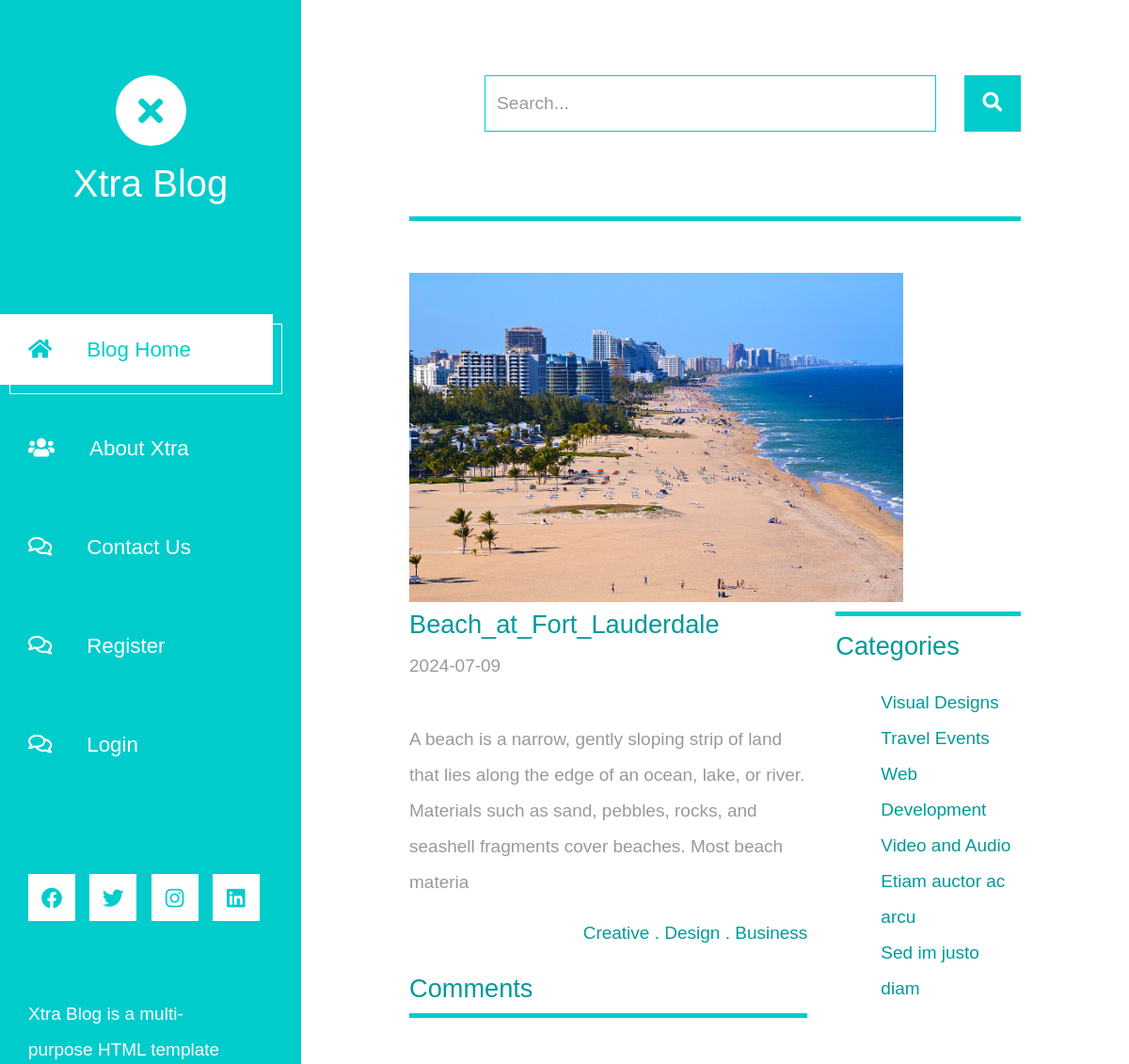
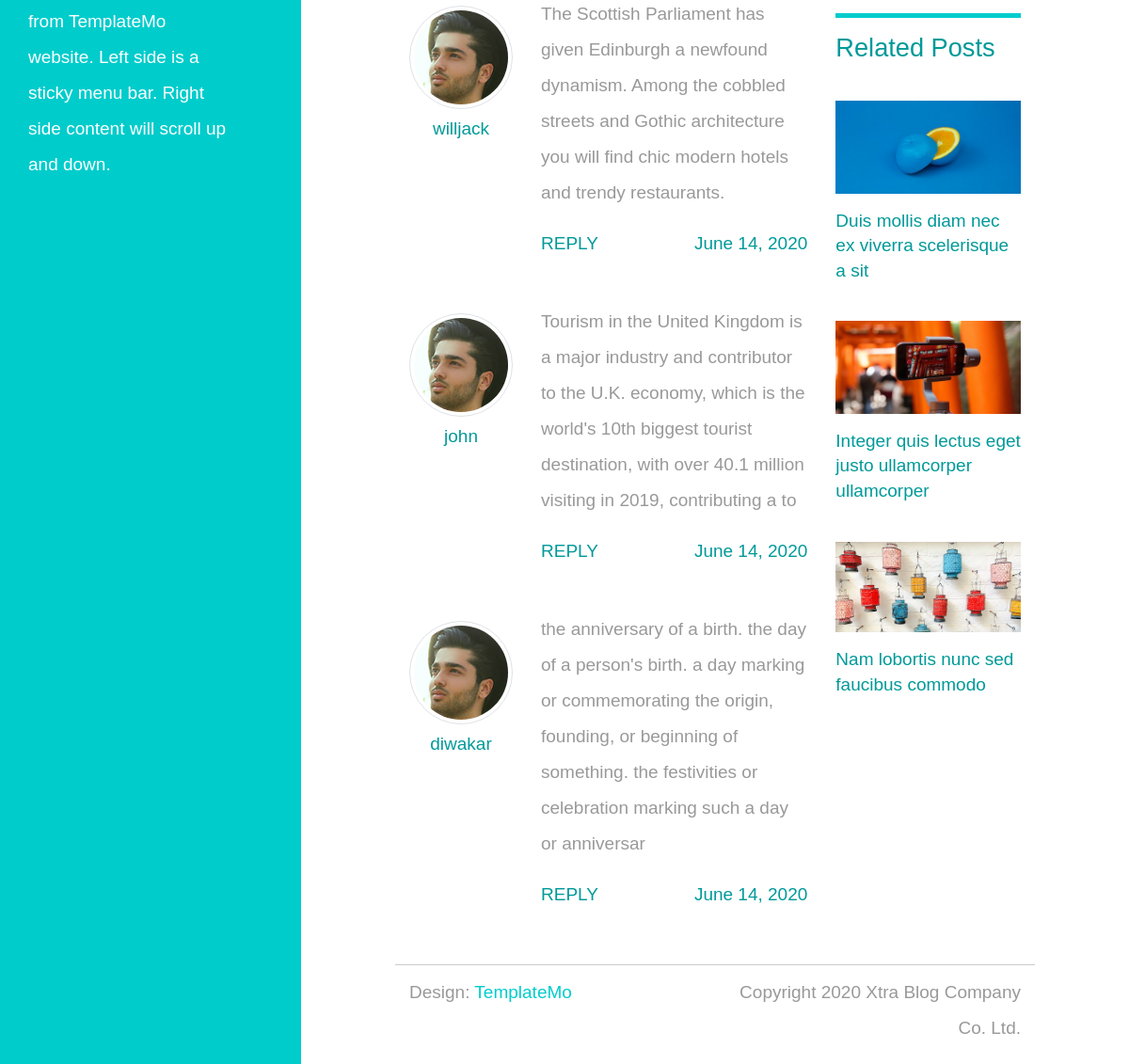
The page /post/18 on the database its author committed (2 pictures, top to bottom).
### lifestyle/models.py (models this page shows, shortened)
class Apply(models.Model):
    app_name=models.TextField(max_length=200)
    app_contant=models.TextField(max_length=200)
    app_image=models.ImageField(upload_to='images/', blank=True)
    app_date=models.TextField(max_length=200)

class Comment(models.Model):
    co_name=models.TextField(max_length=200)
    co_email=models.CharField(max_length=200)
    co_message=models.TextField(max_length=200)

### lifestyle/views.py (the view)
# urls.py: path("post/<int:id>",views.post,name="post"),
def post(request, id):
    app=Apply.objects.get(id=id)
    comm=Comment.objects.all()
    co=CommentForm()
    data ={
        "app":app,
        "co":co,
        "comm":comm,
    }
    if request.method=="POST":
        comment=CommentForm(request.POST,)
        if comment.is_valid():
            comment.save()
    return render(request,"post.html",data)

### lifestyle/forms.py
class CommentForm(forms.ModelForm):
    class Meta:
        model=Comment
        fields =['co_name','co_email','co_message']
        widgets ={
            'co_name':TextInput(attrs={
                "class":"form-control",
                "name":"name",
                "type":"text",
            }),
            'co_email':TextInput(attrs={
                "class":"form-control",
                "name":"email",
                "type":"text",
            }),
            'co_message':Textarea(attrs={
                 "class":"form-control",
                 "name":"message",
                 "rows":"6",
            }),
        }

### lifestyle/templates/post.html (shortened to what this page needs)
{% extends 'theme.html' %}
{% load static %}
{% block content %}
    <div class="container-fluid">
        <main class="tm-main">
            <div class="row tm-row">
                <div class="col-12">
                    <form method="GET" class="form-inline tm-mb-80 tm-search-form">
                        <input class="form-control tm-search-input" name="query" type="text" placeholder="Search..." aria-label="Search">
                        <button class="tm-search-button" type="submit">
                            <i class="fas fa-search tm-search-icon" aria-hidden="true"></i>
                        </button>
                    </form>
                </div>
            </div>
            <div class="row tm-row">
                <div class="col-12">
                    <hr class="tm-hr-primary tm-mb-55">
                    <img src="{{app.app_image.url}}" alt="" style="height: 350px;">
                </div>
            </div>
            <div class="row tm-row">
                <div class="col-lg-8 tm-post-col">
                    <div class="tm-post-full">
                        <div class="mb-4">
                            <h2 class="pt-2 tm-color-primary tm-post-title">{{app.app_name}}</h2>
                            <p class="tm-mb-40">{{app.app_date}}</p>
                            <p>{{app.app_contant}}</p>
                            <span class="d-block text-right tm-color-primary">Creative . Design . Business</span>
                        </div>
                        <div>
                            <h2 class="tm-color-primary tm-post-title">Comments</h2>
                            <hr class="tm-hr-primary tm-mb-45">
                            {% for a in comm %}
                            <div class="tm-comment tm-mb-45">
                                <figure class="tm-comment-figure">
                                    <img src="{% static 'img/comment-1.jpg' %}" alt="Image" class="mb-2 rounded-circle img-thumbnail">
                                    <figcaption class="tm-color-primary text-center">{{a.co_name}}</figcaption>
                                </figure>
                                <div>
                                    <p>
                                       {{a.co_message}}
                                    </p>
                                    <div class="d-flex justify-content-between">
                                        <a href="#" class="tm-color-primary">REPLY</a>
                                        <span class="tm-color-primary">June 14, 2020</span>
                                    </div>
                                </div>
                            </div>
                            {% endfor %}
                        </div>
                    </div>
                </div>
                <aside class="col-lg-4 tm-aside-col">
                    <div class="tm-post-sidebar">
                        <hr class="mb-3 tm-hr-primary">
                        <h2 class="mb-4 tm-post-title tm-color-primary">Categories</h2>
                        <ul class="tm-mb-75 pl-5 tm-category-list">
                            <li><a href="#" class="tm-color-primary">Visual Designs</a></li>
                            <li><a href="#" class="tm-color-primary">Travel Events</a></li>
                            <li><a href="#" class="tm-color-primary">Web Development</a></li>
                            <li><a href="#" class="tm-color-primary">Video and Audio</a></li>
                            <li><a href="#" class="tm-color-primary">Etiam auctor ac arcu</a></li>
                            <li><a href="#" class="tm-color-primary">Sed im justo diam</a></li>
                        </ul>
                        <hr class="mb-3 tm-hr-primary">
                        <h2 class="tm-mb-40 tm-post-title tm-color-primary">Related Posts</h2>
                        <a href="#" class="d-block tm-mb-40">
                            <figure>
                                <img src="{% static 'img/img-02.jpg' %}" alt="Image" class="mb-3 img-fluid">
                                <figcaption class="tm-color-primary">Duis mollis diam nec ex viverra scelerisque a sit</figcaption>
                            </figure>
                        </a>
                        <a href="#" class="d-block tm-mb-40">
                            <figure>
                                <img src="{% static 'img/img-05.jpg' %}" alt="Image" class="mb-3 img-fluid">
                                <figcaption class="tm-color-primary">Integer quis lectus eget justo ullamcorper ullamcorper</figcaption>
                            </figure>
                        </a>
                        <a href="#" class="d-block tm-mb-40">
                            <figure>
                                <img src="{% static 'img/img-06.jpg' %}" alt="Image" class="mb-3 img-fluid">
                                <figcaption class="tm-color-primary">Nam lobortis nunc sed faucibus commodo</figcaption>
                            </figure>
                        </a>
                    </div>
                </aside>
            </div>
           {% endblock %}

### lifestyle/templates/theme.html (shortened to what this page needs)
{% load static %}
<!DOCTYPE html>
<html lang="en">
<head>
	<link rel="stylesheet" href="{% static 'fontawesome/css/all.min.css' %}">
    <link href="{% static 'css/bootstrap.min.css' %}" rel="stylesheet">
    <link href="{% static 'css/templatemo-xtra-blog.css' %}" rel="stylesheet">
</head>
<body>
	<header class="tm-header" id="tm-header">
        <div class="tm-header-wrapper">
            <div class="tm-site-header">
                <div class="mb-3 mx-auto tm-site-logo"><i class="fas fa-times fa-2x"></i></div>
                <h1 class="text-center">Xtra Blog</h1>
            </div>
            <nav class="tm-nav" id="tm-nav">
                <ul>
                    <li class="tm-nav-item active"><a href="/" class="tm-nav-link">
                        <i class="fas fa-home"></i>
                        Blog Home
                    </a></li>
                    <li class="tm-nav-item"><a href="/about" class="tm-nav-link">
                        <i class="fas fa-users"></i>
                        About Xtra
                    </a></li>
                    <li class="tm-nav-item"><a href="/contact" class="tm-nav-link">
                        <i class="far fa-comments"></i>
                        Contact Us
                    </a></li>
                    {% if user.is_authenticated %}
                    <li class="tm-nav-item"><a href="/create" class="tm-nav-link">
                        <i class="fas fa-pen"></i>
                        Make a Post
                    </a></li>
                    <li class="tm-nav-item"><a href="/contact" class="tm-nav-link">
                        <i class="far fa-comments"></i>
                        <form method="post" action="{% url 'logout' %}">
                            {% csrf_token %}
                            <button class="btn btn-primary btn-lg" type="submit">Log out</button>
                        </form>
                    </a></li>
                    {% else %}
                    <li class="tm-nav-item"><a href="/signup" class="tm-nav-link">
                        <i class="far fa-comments"></i>
                        Register
                    </a></li>
                    <li class="tm-nav-item"><a href="/accounts/login" class="tm-nav-link">
                        <i class="far fa-comments"></i>
                        Login
                    </a></li>
                   {% endif %}
                </ul>
            </nav>
            <div class="tm-mb-65">
                <a rel="nofollow" href="https://fb.com/templatemo" class="tm-social-link">
                    <i class="fab fa-facebook tm-social-icon"></i>
                </a>
                <a href="https://twitter.com" class="tm-social-link">
                    <i class="fab fa-twitter tm-social-icon"></i>
                </a>
                <a href="https://instagram.com" class="tm-social-link">
                    <i class="fab fa-instagram tm-social-icon"></i>
                </a>
                <a href="https://linkedin.com" class="tm-social-link">
                    <i class="fab fa-linkedin tm-social-icon"></i>
                </a>
            </div>
            <p class="tm-mb-80 pr-5 text-white">
                Xtra Blog is a multi-purpose HTML template from TemplateMo website. Left side is a sticky menu bar. Right side content will scroll up and down.
            </p>
        </div>
    </header>
    {% block content %}
    {% endblock %}
    <footer class="row tm-row">
                <hr class="col-12">
                <div class="col-md-6 col-12 tm-color-gray">
                    Design: <a rel="nofollow" target="_parent" href="https://templatemo.com" class="tm-external-link">TemplateMo</a>
                </div>
                <div class="col-md-6 col-12 tm-color-gray tm-copyright">
                    Copyright 2020 Xtra Blog Company Co. Ltd.
                </div>
            </footer>
        </main>
    </div>
</body>
</html>

### rows shown on the page
Apply: app_image (picture), app_name "Beach_at_Fort_Lauderdale", app_date "2024-07-09", app_contant "A beach is a narrow, gently sloping strip of land that lies along the edge of an ocean, lake, or river. Materials such as sand, pebbles, rocks, and seashell fragments cover beaches. Most beach materia"
Comment: co_name "willjack", co_message "The Scottish Parliament has given Edinburgh a newfound dynamism. Among the cobbled streets and Gothic architecture you will find chic modern hotels and trendy restaurants."
Comment: co_name "john", co_message "Tourism in the United Kingdom is a major industry and contributor to the U.K. economy, which is the world's 10th biggest tourist destination, with over 40.1 million visiting in 2019, contributing a to"
Comment: co_name "diwakar", co_message "the anniversary of a birth. the day of a person's birth. a day marking or commemorating the origin, founding, or beginning of something. the festivities or celebration marking such a day or anniversar"
